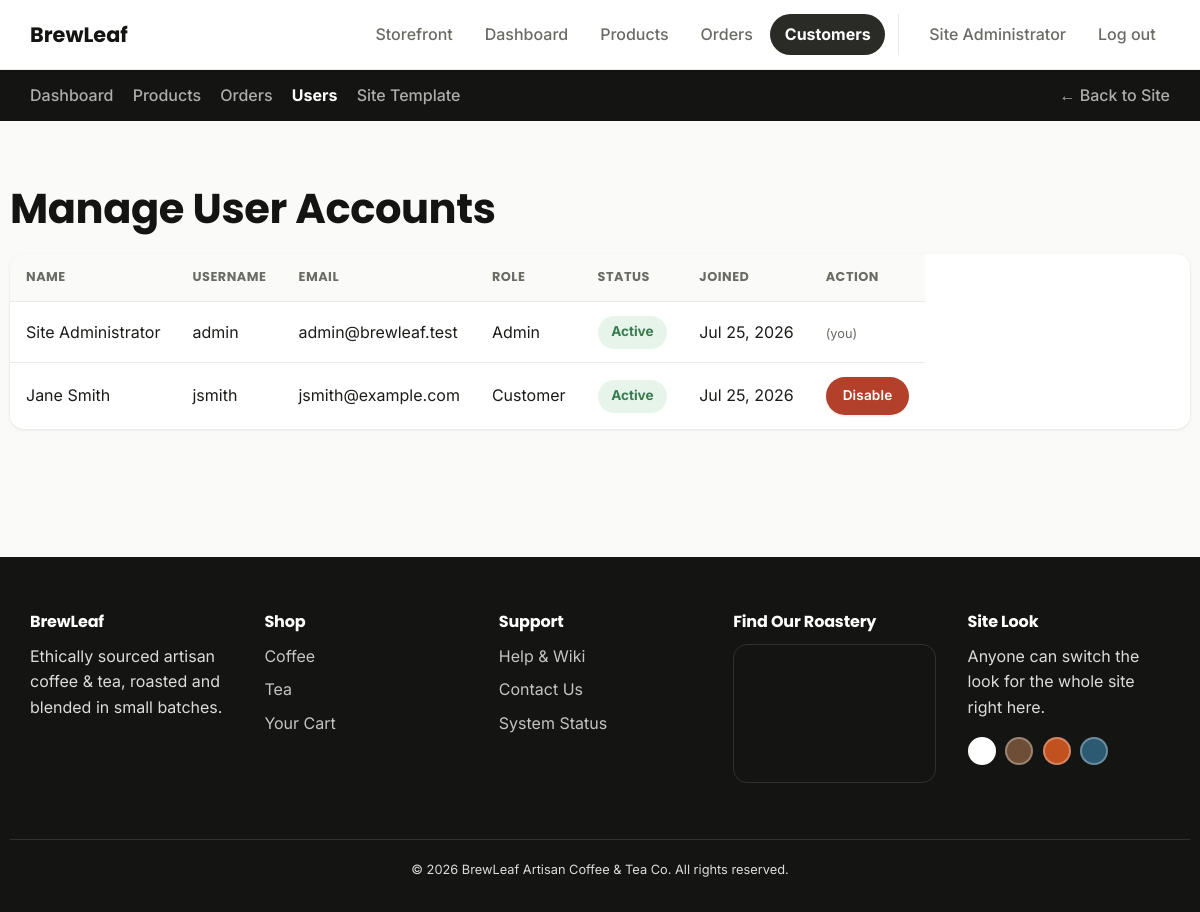
The page /admin/users.php (signed in) on the database its author committed.
### tables this page shows
CREATE TABLE users (
    id              INT UNSIGNED AUTO_INCREMENT PRIMARY KEY,
    username        VARCHAR(50)  NOT NULL UNIQUE,
    email           VARCHAR(120) NOT NULL UNIQUE,
    password_hash   VARCHAR(255) NOT NULL,
    full_name       VARCHAR(120) NOT NULL,
    role            ENUM('customer','admin') NOT NULL DEFAULT 'customer',
    status          ENUM('active','disabled') NOT NULL DEFAULT 'active',
    created_at      TIMESTAMP NOT NULL DEFAULT CURRENT_TIMESTAMP
);

CREATE TABLE site_settings (
    setting_key     VARCHAR(60) PRIMARY KEY,
    setting_value   VARCHAR(255) NOT NULL
);

### includes/functions.php (called while the page is built, shortened)
<?php
function h(?string $value): string
{
    return htmlspecialchars($value ?? '', ENT_QUOTES, 'UTF-8');
}

### admin/users.php (the view, shortened to what this page needs)
<?php
require_once __DIR__ . '/../config/db.php';
require_once __DIR__ . '/../includes/functions.php';
$users = $conn->query('SELECT id, username, email, full_name, role, status, created_at FROM users ORDER BY created_at DESC');
require_once __DIR__ . '/../includes/header.php';
require_once __DIR__ . '/../includes/admin-nav.php';
?>
<section class="section container">
  <h1>Manage User Accounts</h1>
  <table>
    <thead><tr><th>Name</th><th>Username</th><th>Email</th><th>Role</th><th>Status</th><th>Joined</th><th>Action</th></tr></thead>
    <tbody>
      <?php while ($u = $users->fetch_assoc()): ?>
        <tr>
          <td><?= h($u['full_name']) ?></td>
          <td><?= h($u['username']) ?></td>
          <td><?= h($u['email']) ?></td>
          <td><?= h(ucfirst($u['role'])) ?></td>
          <td><span class="status-pill status-<?= $u['status'] === 'active' ? 'online' : 'offline' ?>"><?= h(ucfirst($u['status'])) ?></span></td>
          <td><?= h(date('M j, Y', strtotime($u['created_at']))) ?></td>
          <td>
            <?php if ((int) $u['id'] !== (int) $_SESSION['user_id']): ?>
              <form method="post" action="users.php">
                <button type="submit" class="btn btn-sm <?= $u['status'] === 'active' ? 'btn-danger' : '' ?>">
                  <?= $u['status'] === 'active' ? 'Disable' : 'Enable' ?>
                </button>
              </form>
            <?php else: ?>
              <span class="form-hint">(you)</span>
            <?php endif; ?>
          </td>
        </tr>
      <?php endwhile; ?>
    </tbody>
  </table>
</section>
<?php require_once __DIR__ . '/../includes/footer.php'; ?>

### assets/css/variables.css (style rules this page uses)
:root { --color-bg: #faf7f2; --color-surface: #ffffff; --color-text: #2b2320; --color-text-muted: #6b5f57; --color-primary: #6f4e37; --color-primary-dark: #4a3225; --color-accent: #c98a3b; --color-accent-dark: #966732; --color-border: #e7ddd2; --color-success: #3a7a4e; --color-success-bg: #e6f4ea; --color-success-border: #bfe3c9; --color-danger: #b3402a; --color-danger-bg: #fbe9e5; --color-danger-border: #f0c3b8; --font-heading: 'Poppins', 'Segoe UI', sans-serif; --font-body: 'Inter', 'Segoe UI', sans-serif; --radius-sm: 8px; --radius: 14px; --radius-lg: 22px; --shadow-sm: 0 1px 3px rgba(0, 0, 0, .1); --shadow-md: 0 10px 28px -8px rgba(0, 0, 0, .22); --shadow-lg: 0 24px 48px -12px rgba(0, 0, 0, .28); --transition: 180ms ease; --transition-slow: 320ms ease-out; }

### assets/css/theme-white.css (style rules this page uses)
:root { --color-bg: #fafaf8; --color-surface: #ffffff; --color-text: #1c1c1a; --color-text-muted: #6b6b66; --color-primary: #2a2a27; --color-primary-dark: #141412; --color-accent: #ffffff; --color-accent-dark: #6d4f2c; --color-border: #eaeae6; }

### assets/css/base.css (style rules this page uses)
*, *::before, *::after { box-sizing: border-box; }
html { scroll-behavior: smooth; }
html, body { margin: 0; padding: 0; }
button { font: inherit; cursor: pointer; }
body { background: var(--color-bg); color: var(--color-text); font-family: var(--font-body); line-height: 1.6; -webkit-font-smoothing: antialiased; }
h1, h2, h3, h4 { font-family: var(--font-heading); color: var(--color-primary-dark); line-height: 1.15; letter-spacing: -.01em; margin: 0 0 .5em; }
h1 { font-size: 2.6rem; }
.container { width: 100%; max-width: 1180px; margin: 0 auto; padding: 0 1.25rem; }

### assets/css/buttons.css (style rules this page uses)
.btn { display: inline-flex; align-items: center; gap: .5rem; padding: .8rem 1.6rem; border-radius: 999px; border: 1px solid transparent; background: var(--color-primary-dark); color: #fff; font-weight: 600; letter-spacing: .01em; box-shadow: var(--shadow-sm); transition: transform var(--transition-slow), box-shadow var(--transition-slow), background var(--transition); }
.btn-danger { background: var(--color-danger); }
.btn-sm { padding: .45rem 1rem; font-size: .85rem; }

### assets/css/forms.css (style rules this page uses)
.form-hint { font-size: .8rem; color: var(--color-text-muted); margin-top: .25rem; }

### assets/css/sections.css (style rules this page uses)
.section { padding: 4rem 0; }

### assets/css/tables.css (style rules this page uses)
table { display: block; overflow-x: auto; overflow-y: hidden; -webkit-overflow-scrolling: touch; width: 100%; border-collapse: collapse; background: var(--color-surface); border-radius: var(--radius); box-shadow: var(--shadow-sm); }
th, td { text-align: left; padding: .85rem 1rem; border-bottom: 1px solid var(--color-border); }
th { background: var(--color-bg); font-family: var(--font-heading); font-size: .8rem; text-transform: uppercase; letter-spacing: .04em; color: var(--color-text-muted); }
tbody tr { transition: background var(--transition); }
tr:last-child td { border-bottom: none; }
.status-pill { display: inline-flex; align-items: center; gap: .45rem; font-weight: 700; font-size: .85rem; padding: .35rem .85rem; border-radius: 999px; }
.status-online { background: var(--color-success-bg); color: var(--color-success); }

### rows shown on the page
users: full_name "Site Administrator", username "admin", email "admin@brewleaf.test", role "Admin", status "Active", created_at "Jul 25, 2026", shows "(you)"
users: full_name "Jane Smith", username "jsmith", email "jsmith@example.com", role "Customer", status "Active", created_at "Jul 25, 2026", shows "Disable"

### other values the page prints
$_SESSION['full_name'] "Site Administrator"
$link['label'] "Dashboard"
$link['label'] "Products"
$link['label'] "Orders"
$link['label'] "Users"
$link['label'] "Site Template"
